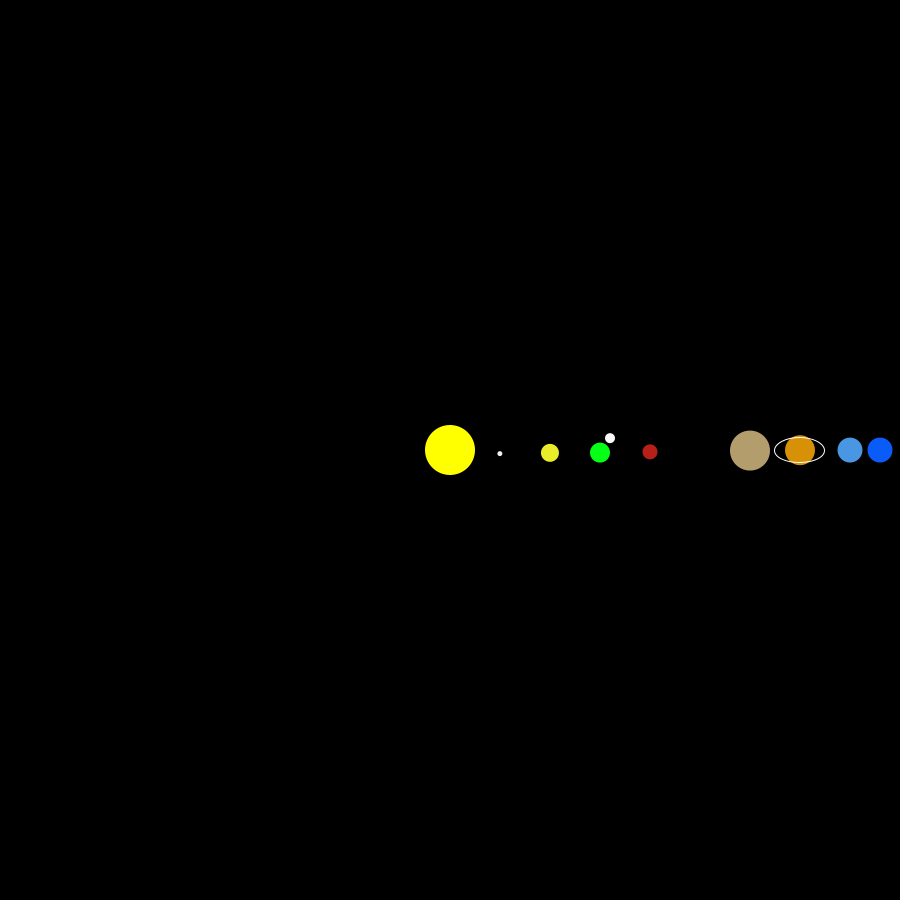
Frame 1 (no input)
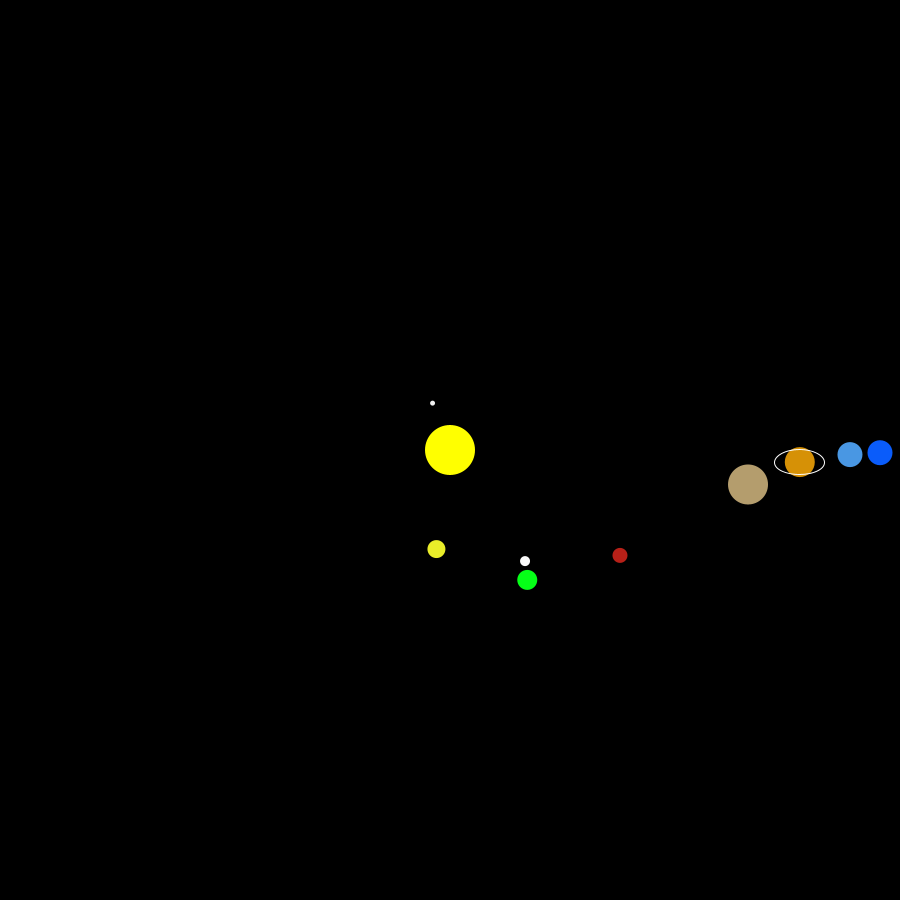
Frame 60 (the mouse pressed at the canvas centre just before this capture)
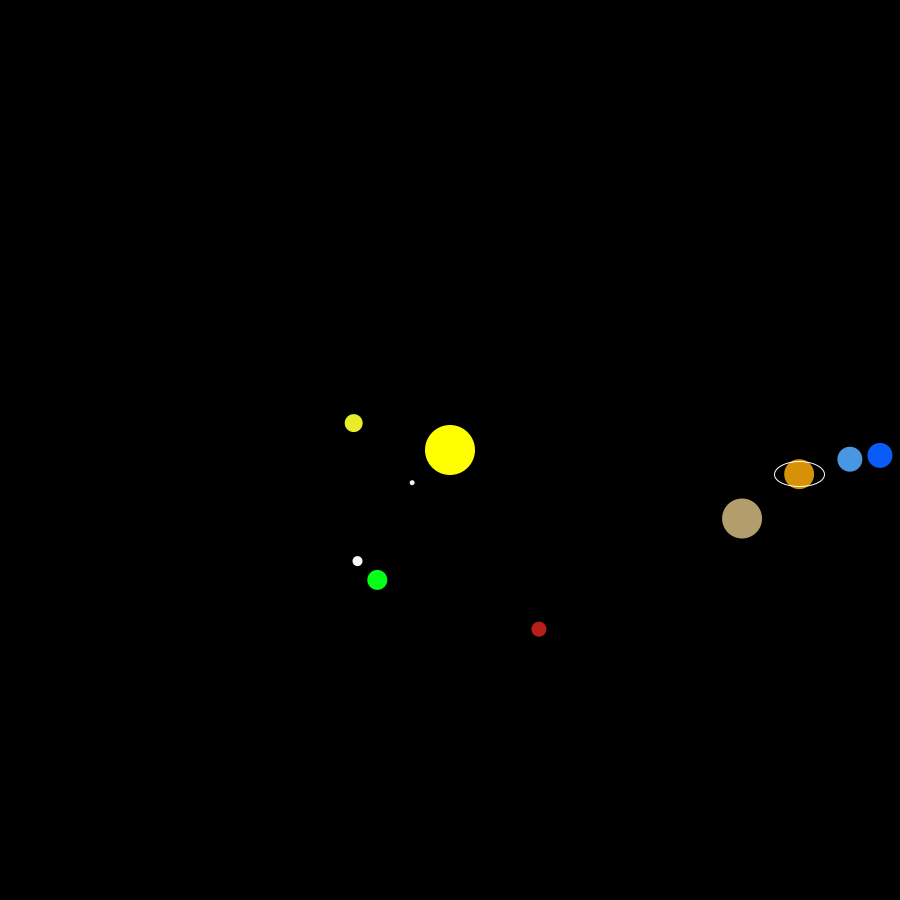
Frame 120 (the mouse held since frame 60 and released just before this capture)

The Processing sketch that drew these frames (run headless with seeded random() and noise(); from frame 60 on, the mouse is pressed at the canvas centre):

// Processing sketch: processing_42928
// ── processing_42928.pde

float ex,ey,angle,s;
float mx,my;
float vx,vy;
float Mx,My;
float jx,jy;
float sx,sy;
float ux,uy;
float nx,ny;
float ax,ay;
float moonx,moony;
  float rs = random(15);
  float rd = random(230,280);
  float rv = random(.12,.52);

void setup(){
  size(900,900);
  smooth();
  ex = 0;
  ey = 0;
  mx = 0;
  my = 0;
  vx = 0;
  vy = 0;
  Mx = 0;
  My = 0;
  jx = 0;
  jy = 0;
  sx = 0;
  sy = 0;
  ux = 0;
  uy = 0;
  nx = 0;
  ny = 0;
  ax = 0;
  ay = 0;
  moonx = 0;
  moony = 0;
  angle = 0;
  s = 1;
}

void draw(){
  background(0);
  fill(255,255,0);
  noStroke();
  ellipse(width/2,height/2,50,50); //sun
  
  //earth
  fill(5,255,23);
  ex = cos(radians(angle++)) * 150 + width/2;
  ey = sin(radians(angle)) * 150 + height/2;
  ellipse(ex,ey,20,20);
  //earth moon
  fill(250);
  moonx = cos(radians(ex/2)) * 20 + ex;
  moony = sin(radians(ey/2)) * 20 + ey;
  ellipse(moonx,moony,10,10);
  
  
  //mercury
  fill(240);
  mx = cos(radians(angle*4.16)) * 50 + width/2;
  my = sin(radians(angle*4.16)) * 50 + height/2;
  ellipse(mx,my,5,5);
  
  //venus
  fill(233,237,41);
  vx = cos(radians(angle*1.63)) * 100 + width/2;
  vy = sin(radians(angle*1.63)) * 100 + height/2;
  ellipse(vx,vy,18,18);
  
  //mars
  fill(183,32,24);
  Mx = cos(radians(angle*.53)) * 200 + width/2;
  My = sin(radians(angle*.53)) * 200 + height/2;
  ellipse(Mx,My,15,15);
  
  //asteroids
  /*/fill(240);
  ax = cos(radians(angle*rv)) * rd + width/2;
  ay = sin(radians(angle*rv)) * rd + width/2;
  ellipse(ax,ay,rs,rs);
  /*/
  //jupiter
  fill(180,157,109);
  jx = cos(radians(angle*.11)) * 300 + width/2;
  jy = sin(radians(angle*.11)) * 300 + height/2;
  ellipse(jx,jy,40,40);
  
  //saturn
  fill(214,145,6);
  sx = cos(radians(angle*.033)) * 350 + width/2;
  sy = sin(radians(angle*.033)) * 350 + height/2;
  ellipse(sx,sy,30,30);
  noFill();
  stroke(255);
  ellipse(sx,sy,50,25);
  noStroke();
  
  //uranus
  fill(73,151,227);
  ux = cos(radians(angle*.011)) * 400 + width/2;
  uy = sin(radians(angle*.011)) * 400 + height/2;
  ellipse(ux,uy,25,25);
  
  //neptune
  fill(10,92,250);
  nx = cos(radians(angle*.006)) * 430 + width/2;
  ny = sin(radians(angle*.006)) * 430 + height/2;
  ellipse(nx,ny,25,25);
  
}
